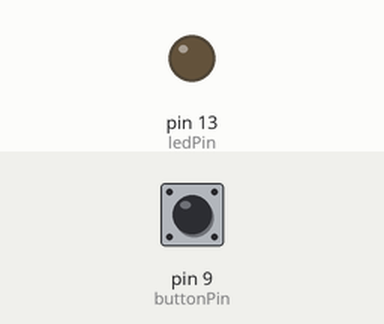
Simulated run of this sketch. Board: Arduino Uno, built with avr-gcc and run on an emulated ATmega328P. Shown: output pins drawn as LEDs (lit = HIGH). Dashed ring = blinking. The inputs (shaded band) are chosen by the test bench; at power-on: pin 9 (buttonPin) LOW.

Above: at 1.0 s.
At 2.5 s:
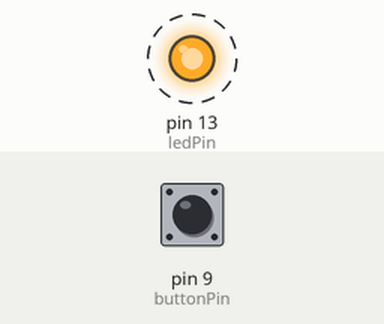
Timing chart, 0 to 4.6 s (numbered marks = the images above):
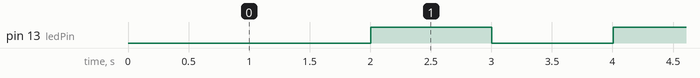

The sketch:

DEMOCODE3B.ino
```cpp
/*
  Boton demo

  ECodigo sobre mejoras al codigo n arduino para prototipos
  Utiliza Un 238 de 3.3V
  LED
  un Boton momentaneo Rojo


  The circuit:
  LED - al pin13 (el que tre por defecto)
  Boton VCC, GND se riva en 220ohm a PIN 9
  Resitencia de 10K entre VCC y boton, Cambio de estado cuendo se presiona

  Fue creado por Edwin Kestler el 11/2/2017
  Ultima Fecha de Modificacion: 11/02/2017
  por Edwin Kestler

  Ver www.flatbox.co


*/
int buttonPin = 9;
int ledPin = 13;
int ledDelay = 1000;
bool ledBlinkState = HIGH;
long ledTimer;

void setup() {
 pinMode(buttonPin, INPUT);
 pinMode(ledPin, OUTPUT);

 ledTimer = millis();
}

 void loop() {
 if (millis() - ledTimer > ledDelay) {
 ledTimer = millis();

 ledBlinkState = !ledBlinkState;
 digitalWrite(ledPin, ledBlinkState);
 }

 if (ledBlinkState == LOW) {
 if (digitalRead(buttonPin) == HIGH) {
 digitalWrite(ledPin, HIGH);
 } else {
 digitalWrite(ledPin, LOW);
 }
 }
}
```

Measured:
- by itself, pin 13 (ledPin): alternates HIGH for 1.0 s and LOW for 1.0 s
